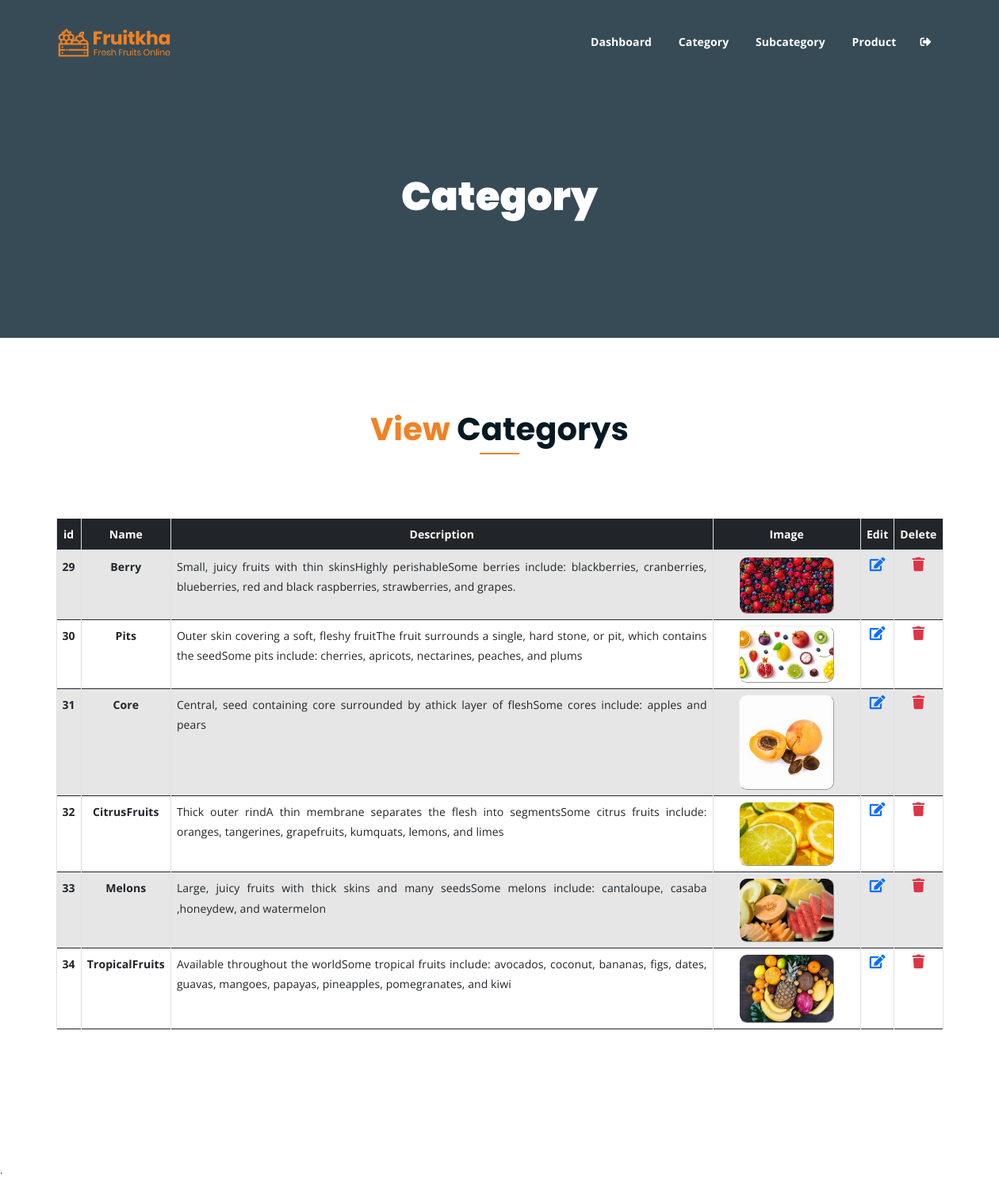
/admin/view_category.php (signed in), run on the app's committed database.
### tables this page shows
CREATE TABLE `category` (
  `id` int(11) NOT NULL,
  `name` varchar(255) NOT NULL,
  `description` text NOT NULL,
  `upload_image` varchar(255) NOT NULL
);

### admin/view_category.php (the view, shortened to what this page needs)
<?php
require "header.php";
?>
<div class="breadcrumb-section breadcrumb-bg">
    <div class="container">
        <div class="row">
            <div class="col-lg-8 offset-lg-2 text-center">
                <div class="breadcrumb-text">
                    <h1>Category</h1>
                </div>
            </div>
        </div>
    </div>
</div>
<div class="container mt-100">
    <div class="row">
        <div class="col-lg-8 offset-lg-2 text-center">
            <div class="section-title">
                <h3><span class="orange-text">View</span> Categorys</h3>
            </div>
        </div>
    </div>
</div>
<div class="container mb-150 text-center">
    <div class="table-responsive">
        <table class="table table-bordered table-hover table-striped">
            <thead>
                <tr class="bg-dark text-white">
                    <th scope="col">id</th>
                    <th scope="col">Name</th>
                    <th scope="col">Description</th>
                    <th scope="col" class="col-2 text-center">Image</th>
                    <th scope="col" class="text-center">Edit</th>
                    <th scope="col" class="text-center">Delete</th>
                </tr>
            </thead>
            <tbody style="padding: 2px;">
                <?php
                include "connection.php";
                $selectquery = "Select * from `category`";
                $res = mysqli_query($con, $selectquery);
                foreach ($res as $data) {
                ?>
                    <tr>
                        <td class="fw-bold"><?php echo $data['id']; ?></td>
                        <td class="fw-bold"><?php echo $data['name']; ?></td>
                        <td class="text-justify"><?php echo $data['description']; ?></td>
                        <td><img class="img img-fluid" style="width:70%; border: 0.5px outset;  border-radius:10px;" src="../image/<?php echo $data['upload_image']; ?>"></td>
                        <td>
                            <h5><a href="edit_category.php?id=<?php echo $data['id']; ?>" class="text-primary"><i class="fa fa-edit" aria-hidden="true"></i></a></h5>
                        </td>
                        <td>
                            <h5><a href="delete_category.php?id=<?php echo $data['id']; ?>" onclick="return confirm('Are you sure you want to delete this item?');"><i class="fa fa-trash text-danger" aria-hidden="true"></i></h5></a>
                        </td>
                    </tr>
                <?php
                }
                ?>
            </tbody>
        </table>
    </div>
</div>
<small>.</small>
<?php
require "footer.php"
?>

### admin/assets/css/main.css (style rules this page uses)
html { font-size: 14px; font-weight: 400; line-height: 28px; height: 100%; }
body { font-family: "Open Sans", sans-serif; font-weight: 400; font-size: 1rem; letter-spacing: 0.1px; line-height: 1.8; color: #051922; overflow-x: hidden; }
body img { max-width: 100%; }
a { cursor: pointer; text-decoration: none; -webkit-transition: all 0.2s ease-in-out; -o-transition: all 0.2s ease-in-out; transition: all 0.2s ease-in-out; }
h1, .h1, h2, .h2, h3, .h3, h4, .h4, h5, .h5, h6, .h6 { font-family: "Poppins", sans-serif; font-weight: 700; margin: 0 0 1.25rem 0; color: #051922; }
h1:last-child, .h1:last-child, h2:last-child, .h2:last-child, h3:last-child, .h3:last-child, h4:last-child, .h4:last-child, h5:last-child, .h5:last-child, h6:last-child, .h6:last-child { margin: 0; }
h1, .h1 { font-size: 4rem; font-weight: 700; line-height: 4rem; }
h3, .h3 { font-size: 2rem; font-weight: 700; line-height: 2.25rem; }
h5, .h5 { font-size: 1.25rem; font-weight: 700; line-height: 1.5rem; }
.mt-100 { margin-top: 100px; }
.mb-150 { margin-bottom: 150px; }
.orange-text { color: #F28123; }
.section-title h3 { font-size: 40px; position: relative; padding-bottom: 15px; }
.section-title h3:after { position: absolute; content: ''; left: 0px; right: 0px; bottom: 0px; width: 50px; height: 2px; background-color: #F28123; margin: 0 auto; }
.section-title { margin-bottom: 80px; }
.breadcrumb-bg { background-image: url(../img/breadcrumb-bg.jpg); }
.breadcrumb-text h1 { font-size: 50px; font-weight: 900; color: #fff; margin: 0; margin-top: 20px; }
.breadcrumb-section { padding: 150px 0; background-size: cover; background-position: center center; position: relative; z-index: 1; background-attachment: fixed; padding-top: 200px; }
.breadcrumb-section:after { position: absolute; left: 0; top: 0; width: 100%; height: 100%; content: ""; background-color: #07212e; z-index: -1; opacity: 0.8; }
html, body { height: 100%; }
thead { border-bottom: 1px solid #eee; }

### data on the page
category: id "29", name "Berry", description "Small, juicy fruits with thin skinsHighly perishableSome berries include: blackberries, cranberries, blueberries, red and black raspberries, strawberries, and grapes.", upload_image (picture)
category: id "30", name "Pits", description "Outer skin covering a soft, fleshy fruitThe fruit surrounds a single, hard stone, or pit, which contains the seedSome pits include: cherries, apricots, nectarines, peaches, and plums", upload_image (picture)
category: id "31", name "Core", description "Central, seed containing core surrounded by athick layer of fleshSome cores include: apples and pears", upload_image (picture)
category: id "32", name "CitrusFruits", description "Thick outer rindA thin membrane separates the flesh into segmentsSome citrus fruits include: oranges, tangerines, grapefruits, kumquats, lemons, and limes", upload_image (picture)
category: id "33", name "Melons", description "Large, juicy fruits with thick skins and many seedsSome melons include: cantaloupe, casaba ,honeydew, and watermelon", upload_image (picture)
category: id "34", name "TropicalFruits", description "Available throughout the worldSome tropical fruits include: avocados, coconut, bananas, figs, dates, guavas, mangoes, papayas, pineapples, pomegranates, and kiwi", upload_image (picture)
